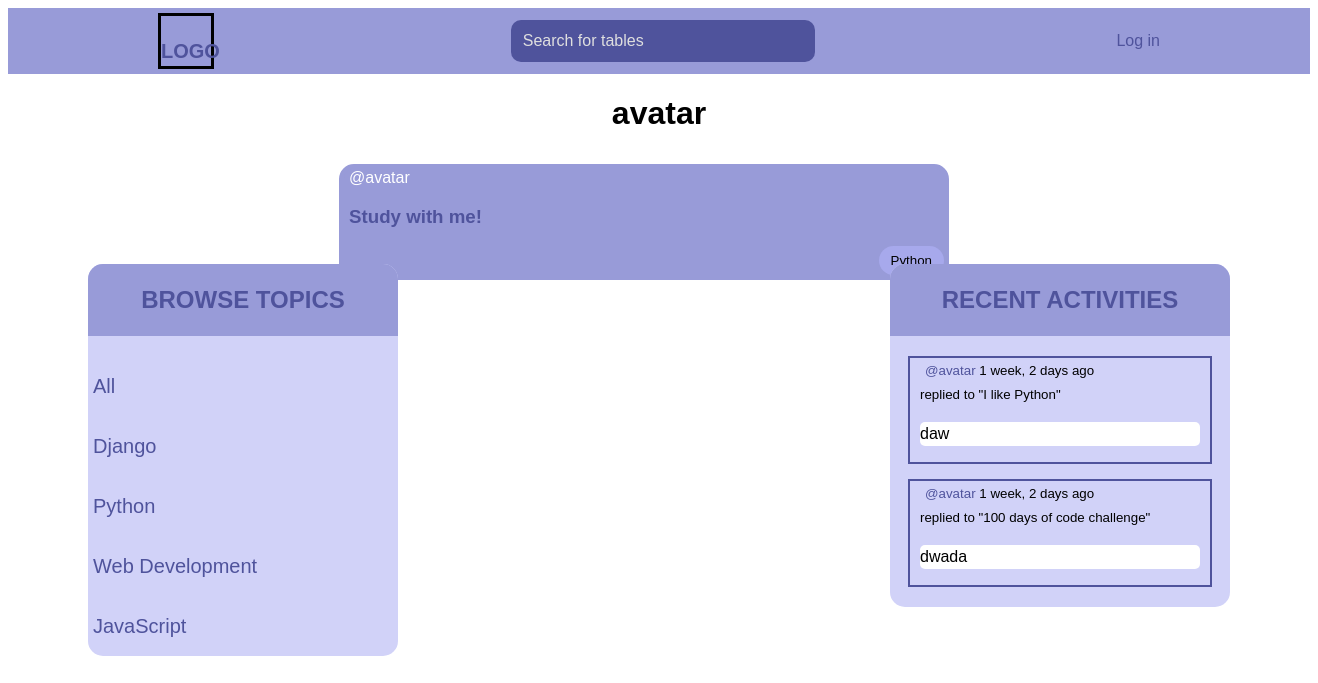
The page /profile/3/ on the database as committed earlier.
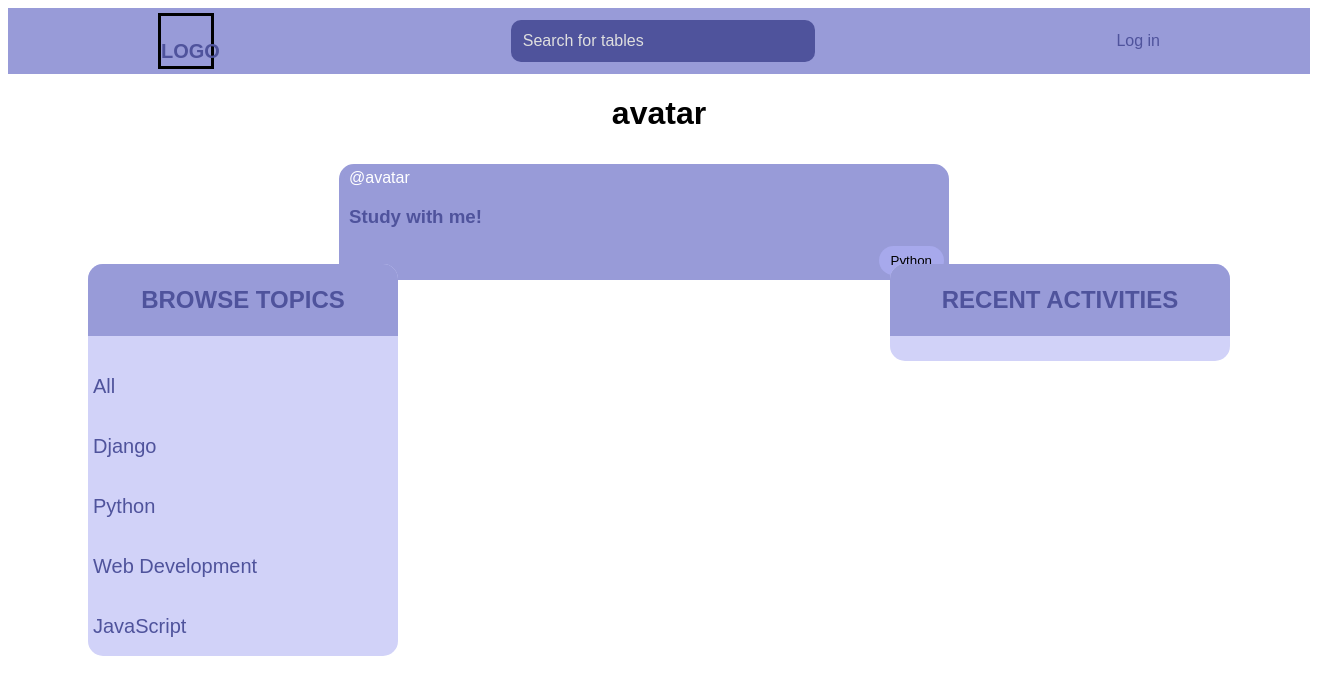
The same page on the database as committed later.
### tabletalks/base/models.py (models this page shows, shortened)
class Topic(models.Model):
    name = models.CharField(max_length=200)

class Table(models.Model):
    host = models.ForeignKey(User, on_delete=models.SET_NULL, null=True)
    topic = models.ForeignKey(Topic, on_delete=models.SET_NULL, null=True)
    name = models.CharField(max_length=200)
    description = models.TextField(null=True, blank=True)
    participants = models.ManyToManyField(
        User, related_name='participants', blank=True
    )
    updated = models.DateTimeField(auto_now=True)
    created = models.DateTimeField(auto_now_add=True)
    def __str__(self):
        return self.name
    class Meta:
        ordering = ['-updated', '-created']

class Message(models.Model):
    user = models.ForeignKey(User, on_delete=models.CASCADE)
    table = models.ForeignKey(Table, on_delete=models.CASCADE)
    body = models.TextField()
    updated = models.DateTimeField(auto_now=True)
    created = models.DateTimeField(auto_now_add=True)
    class Meta:
        ordering = ['-updated', '-created']
    def __str__(self):
        return self.body[:50]

### tabletalks/base/views.py (the view)
# urls.py: path('profile/<str:pk>/', views.user_profile, name='user-profile'),
def user_profile(request, pk):
    user = User.objects.get(id=pk)
    tables = user.table_set.all()
    all_messages = user.message_set.all()
    topics = Topic.objects.all()
    context = {
        'user': user,
        'tables': tables,
        'all_messages': all_messages,
        'topics': topics,
    }
    return render(request, 'base/profile.html', context)

### tabletalks/base/templates/base/profile.html (shortened to what this page needs)
{% extends 'main.html' %}
{% block content %}
<h1 style="text-align: center;">{{ user.username }}</h1>
<div class="home-container">
    <div>
         {% include 'base/topics_component.html' %}
    </div>
    <div>
        {% include 'base/feed_component.html' %}
    </div>
    <div>
         {% include 'base/activity_component.html' %}
    </div>
</div>
{% endblock content %}

### tabletalks/templates/main.html (shortened to what this page needs)
<!doctype html>
{% load static %}
<html lang="en">
<head>
    <link rel="stylesheet" type="text/css" media="screen" href="{% static 'styles/main.css' %}">
</head>
<body>
    {% include 'navbar.html' %}
    {% block content %}
    {% endblock %}
</body>
</html>

### tabletalks/templates/navbar.html
<div class="navbar">
    <div class="logo">
        <a href="/">
            <h1>LOGO</h1>
        </a>
    </div>
    <div style="text-align: center">
        <form method="GET" action="{% url 'home' %}">
            <input class="search-bar" type="text" name="q" placeholder="Search for tables"/>
        </form>
    </div>
    <div class="log-menu">
        {% if request.user.is_authenticated %}
        <p>@{{ request.user }}</p>
        <a class="simple-button" href="{% url 'logout' %}">Log out</a>
        {% else %}
        <a class="simple-button" href="{% url 'login' %}">Log in</a>
        {% endif %}
    </div>
</div>

### tabletalks/base/templates/base/topics_component.html
<section class='browse-topics-container'>
    <h2 class="component-header">Browse Topics</h2>
    <div>
        <a class="browse-topics-topic simple-button" href="{% url 'home' %}">All</a>
    </div>
    {% for topic in topics %}
    <div>
        <a class="browse-topics-topic simple-button" href="{% url 'home' %}?q={{ topic.name }}">{{ topic.name }}</a>
    </div>
    {% endfor %}
</section>

### tabletalks/base/templates/base/feed_component.html (shortened to what this page needs)
<div class="feed-container">
    {% for table in tables %}
        <div class="table-container">
            <div>
                <a class="table-host simple-button" href="{% url 'user-profile' table.host.id %}">@{{ table.host.username }}</a>
                <h3><a class="simple-button" href="{% url 'table' table.id %}">{{ table.name }}</a></h3>
                <small class="table-topic">{{ table.topic.name }}</small>
            </div>
        </div>
    {% endfor %}
</div>

### tabletalks/base/templates/base/activity_component.html (shortened to what this page needs)
<div class="recent-activity-container">
    <h2 class="component-header">Recent activities</h2>
    {% for message in all_messages %}
    <div class="activity-message">
        <small><a href="{% url 'user-profile' message.user.id  %}">@{{ message.user }}</a>  {{ message.created | timesince }} ago</small>
        <br>
        <small>replied to "{{ message.table }}"</small>
        <p class="activity-message-body">{{ message }}</p>
    </div>
    {% endfor %}
</div>

### tabletalks/static/styles/main.css (style rules this page uses)
:root { --color-background: #ffffff; --color-dark: #4f539c; --color-medium: #989bd8; --color-light: #a7a9ec; --color-lighter: #d1d2f8; }
body { font-family: Arial, Helvetica, sans-serif; align-items: center; justify-content: center; background-color: var(--color-background); }
.home-container { display: grid; grid-template-columns: 1fr 3fr 1fr; justify-items: center; }
.feed-container { width: 650px; display: flex; flex-direction: column; align-items: center; justify-content: center; }
.table-container { width: 600px; display: block; flex-direction: column; align-items: left; justify-content: left; border: solid 5px; border-color: var(--color-medium); border-radius: 15px; margin: 10px 0; background-color: var(--color-medium); }
.table-host { color: var(--color-background); }
.table-topic { float: right; padding: 0 10px; border: 1px; border-radius: 20px; border-color: var(--color-light); background-color: var(--color-light); padding: 7px 12px; }
.component-header { text-align: center; color: var(--color-dark); text-transform: uppercase; border-radius: 15px 15px 0 0; background-color: var(--color-medium); }
.browse-topics-container { width: 310px; position: relative; top: 90px; left:80px; line-height: 3; background-color: var(--color-lighter); border-radius: 15px; }
.browse-topics-topic { font-size: 20px; }
.recent-activity-container { width: 340px; position: relative; top: 90px; left:-80px; line-height: 3; background-color: var(--color-lighter); border-radius: 15px; padding-bottom: 5px; }
.navbar { padding: 5px 150px 5px 150px; background-color: var(--color-medium); align-items: center; margin: auto; display: flex; justify-content: space-between; }
.logo { width: 50px; height: 50px; border: solid; font-size: 10px; }
.log-menu { line-height: 0.3; }
body a { padding-left: 5px; color:var(--color-dark); text-decoration: none; }
.search-bar { color: var(--color-background); place-items: center; width: 300px; height: 40px; left: 50%; background-color: var(--color-dark); border: none; border-radius: 10px; }
input::placeholder { color: rgb(223, 223, 223); font-size: 1.2em; text-align: left; align-items: center; padding-left: 10px; }

Rows that differ between the two databases and show on the page:
removed Message: user "avatar", created "1 week, 2 days", table "I like Python", body "daw"
removed Message: user "avatar", created "1 week, 2 days", table "100 days of code challenge", body "dwada"
